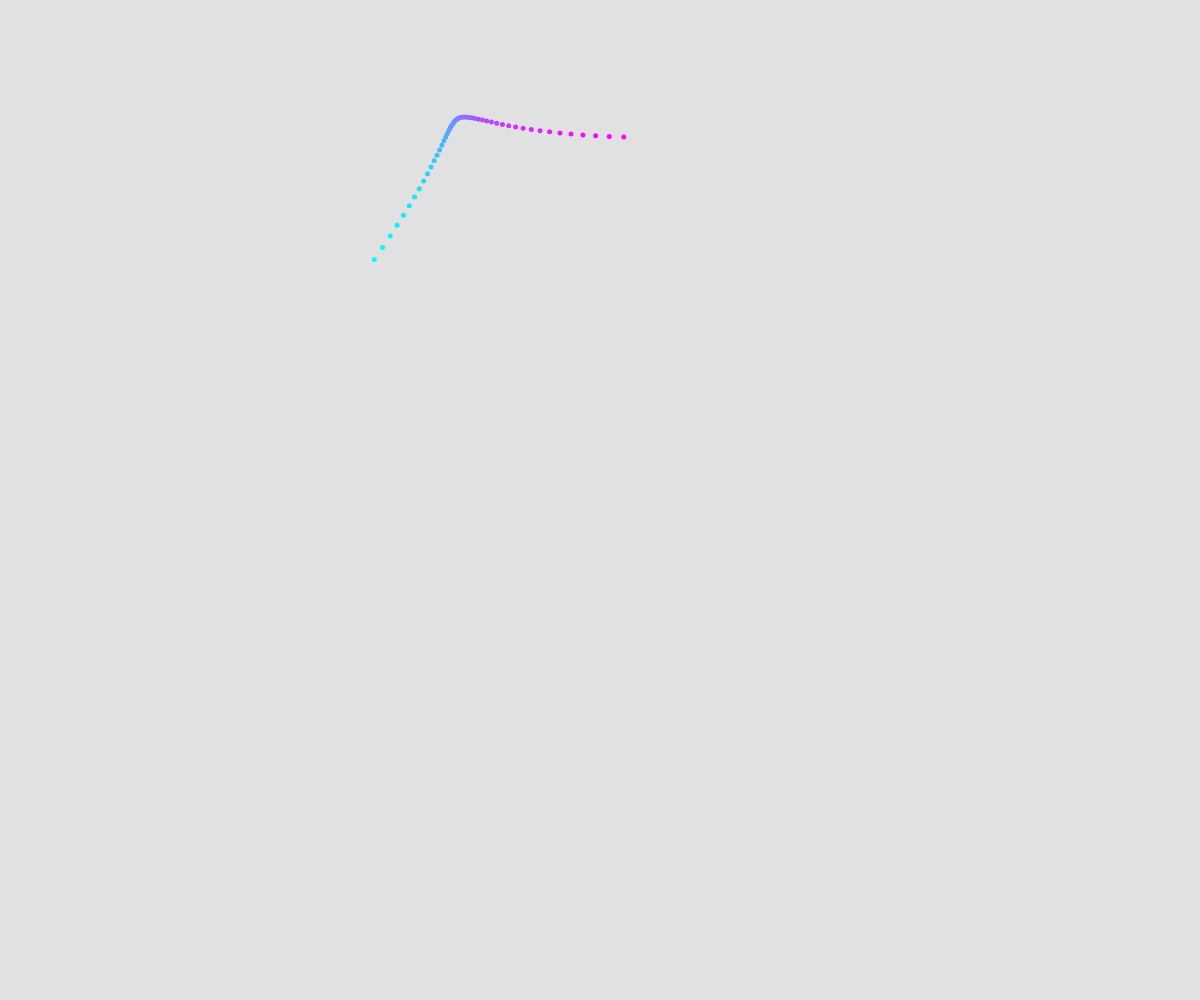
Frame 1 (no input)
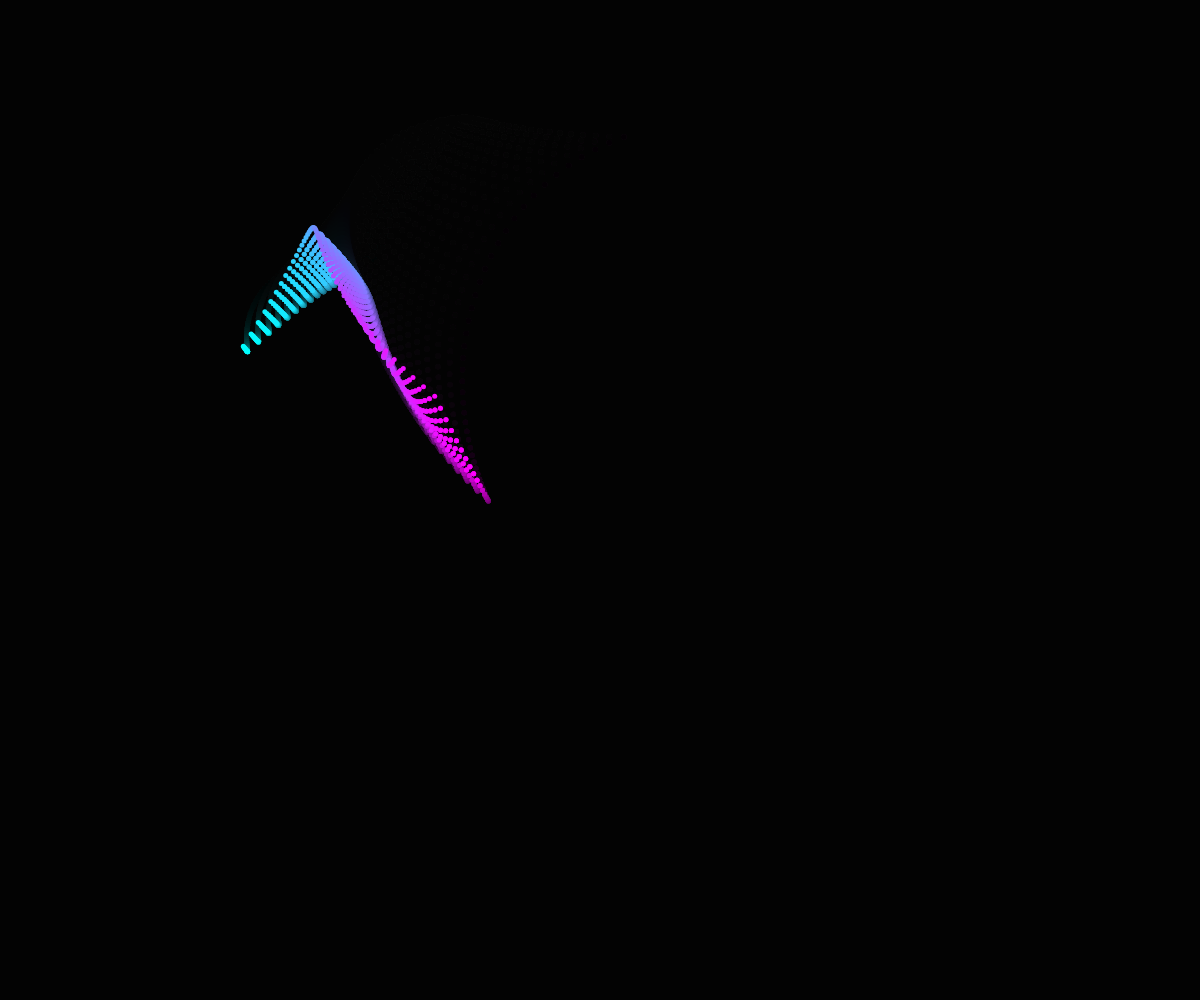
Frame 60 (no input)
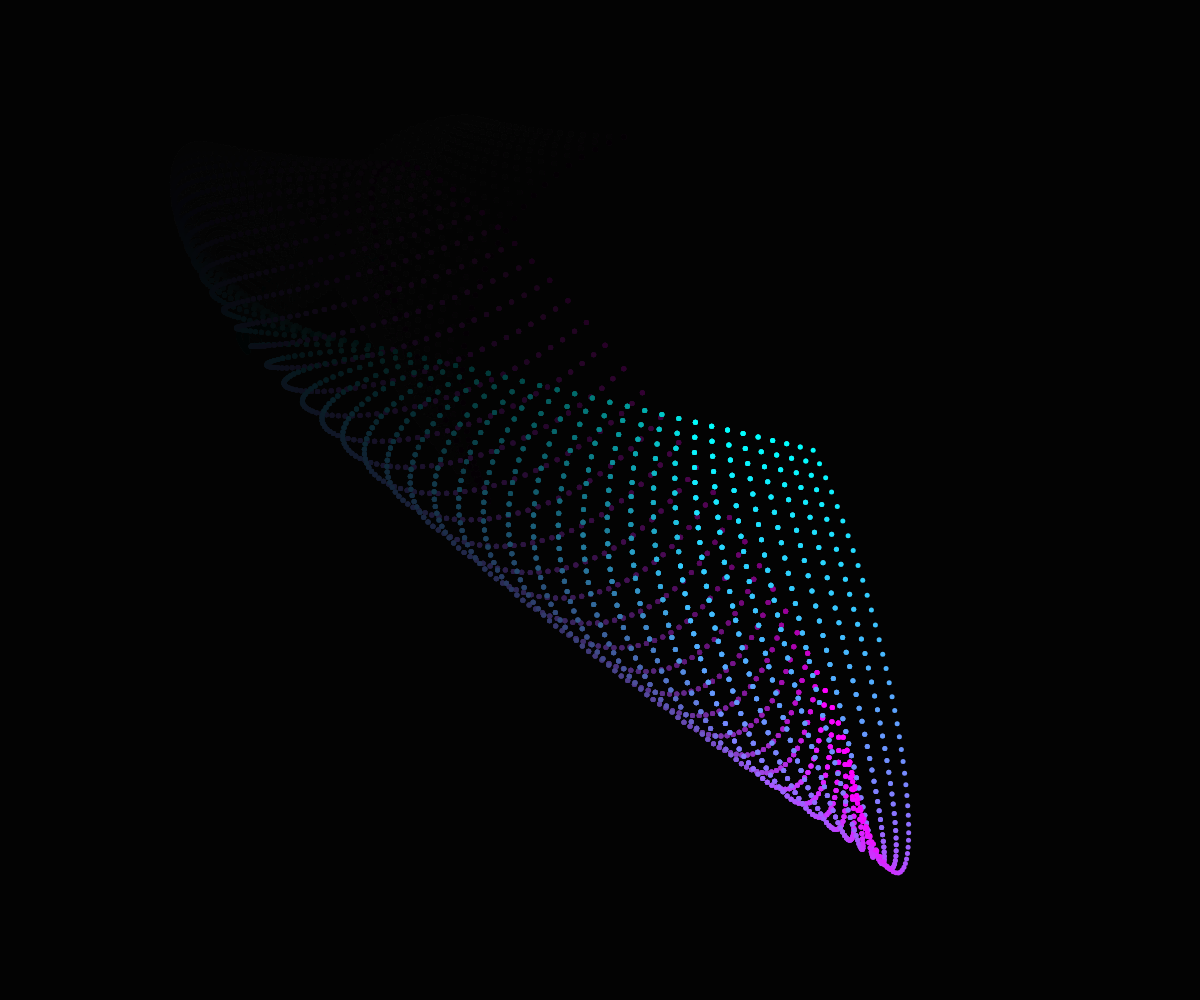
Frame 120 (the mouse pressed at the canvas centre since frame 60)

The p5.js sketch that drew these frames (run headless with seeded random() and noise() and a simulated clock; from frame 60 on, the mouse is pressed at the canvas centre):

// p5.js sketch
// ── sketch.js
let check


  function setup() {
    createCanvas(windowWidth, windowHeight);
    noiseDetail(1, 0.2);

    pendules = [
      pendule = new Pendule(0, 0),
      pendule2 = new Pendule(0, 0),
    ]

    time = 0

    mypoints = []

    checkbox = createCheckbox('See construction', false);
    checkbox.addClass('checkbox')

    checkbox.changed(() => {
      check = checkbox.checked()
    });
  }

  function draw() {
    background(0, 0, 0, 30);

    time += 0.01


    translate(width / 2, height / 2)
    // rotate(PI /4);
    pendules.forEach(p => {
      p.draw()
    })

    // console.log(pendules[0].p2)
    const DIV = .1
    const points = {
      x1: pendules[0].p2.x + (pendules[0].p1.x - pendules[0].p2.x) / DIV,
      y1: pendules[0].p2.y + (pendules[0].p1.y - pendules[0].p2.y) / DIV,
      x2: pendules[1].p2.x,
      y2: pendules[1].p2.y,
      x3: pendules[0].p2.x,
      y3: pendules[0].p2.y,
      x4: pendules[1].p2.x + (pendules[1].p1.x - pendules[1].p2.x) / DIV,
      y4: pendules[1].p2.y + (pendules[1].p1.y - pendules[1].p2.y) / DIV,
    }

    // noFill();
    // stroke('red');
    //curve(points.x1, points.y1, points.x2, points.y2,
    //  points.x3, points.y3, points.x4, points.y4);

    noStroke()
    let steps = 50;
    for (let i = 0; i <= steps; i++) {
      let t = i / steps;
      let x = curvePoint(points.x1, points.x2, points.x3, points.x4, t);
      let y = curvePoint(points.y1, points.y2, points.y3, points.y4, t);
      // ellipse(x, y, 5, 5);
      // fill(255 * i/steps, 255 - 255 * i/steps, 255);
      // line(x, y, x, y + 900)
      mypoints.push({
        x,
        y,
        color: {
          r: 255 * i / steps,
          g: 255 - 255 * i / steps,
          b: 255
        }
      });
      // circle(x, y, 5)
    }

    const init = mypoints.length > 500 ? mypoints.length - 500 : 0
    for (a = init; a < mypoints.length; a++) {
      const {
        x,
        y,
        color: {
          r,
          g,
          b
        }
      } = mypoints[a];
      fill(r, g, b);
      circle(x, y, 5)
    }

  }

  class Pendule {
    constructor(x, y) {
      this.center = {
        x: x,
        y: y
      }
      this.radius = 150
      this.points = 2
      this.random = Math.random() * 10000
    }
    draw() {
      // Point 0
      const {
        x,
        y
      } = this.center


      // Point 1
      const noiseA = noise(time + this.random) * Math.PI * 5
      const x1 = x + Math.cos(noiseA) * this.radius * 1.65
      const y1 = y + Math.sin(noiseA) * this.radius * 1.65
      this.p1 = {
        x: x1,
        y: y1
      }

      // Point 2
      const noiseB = noise(time + 8000 + this.random) * Math.PI * 5
      const x2 = x1 + Math.cos(noiseB) * this.radius
      const y2 = y1 + Math.sin(noiseB) * this.radius
      this.p2 = {
        x: x2,
        y: y2
      }

      if (check) {
        // Points
        fill('white');
        noStroke();
        circle(x, y, 14)
        circle(x1, y1, 11)
        circle(x2, y2, 11)

        // Lines
        noFill();
        stroke('white');
        line(x, y, x1, y1)
        line(x1, y1, x2, y2)
      }

    }
  }
// ── style.css
html, body {
  margin: 0;
  padding: 0;
}
canvas {
  display: block;
}

.checkbox {
  position: fixed;
  top: 10px;
  left: 10px;
  color: white;
}
